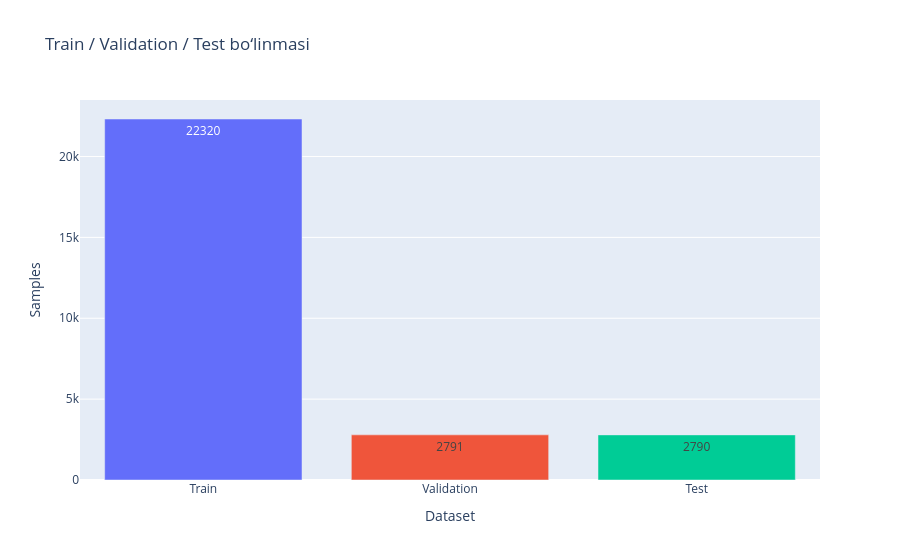

Source (notebook cell):
### Code cell
data_sizes = pd.DataFrame({
    'Dataset': ['Train', 'Validation', 'Test'],
    'Samples': [len(x_train), len(x_val), len(x_test)]
})

fig = px.bar(data_sizes, x='Dataset', y='Samples', color='Dataset',
             title='Train / Validation / Test bo‘linmasi',
             text='Samples')

fig.update_layout(showlegend=False)
fig.show()

### Figure 1 — Plotly figure (JSON) as saved in the notebook; plotly's stock layout.template omitted (floating-point values rounded to 4 significant figures)
{"data": [{"alignmentgroup": "True", "hovertemplate": "Dataset=%{x}<br>Samples=%{text}<extra></extra>", "legendgroup": "Train", "marker": {"color": "#636efa", "pattern": {"shape": ""}}, "name": "Train", "offsetgroup": "Train", "orientation": "v", "showlegend": true, "text": [22320], "textposition": "auto", "type": "bar", "x": ["Train"], "xaxis": "x", "y": [22320], "yaxis": "y"}, {"alignmentgroup": "True", "hovertemplate": "Dataset=%{x}<br>Samples=%{text}<extra></extra>", "legendgroup": "Validation", "marker": {"color": "#EF553B", "pattern": {"shape": ""}}, "name": "Validation", "offsetgroup": "Validation", "orientation": "v", "showlegend": true, "text": [2791], "textposition": "auto", "type": "bar", "x": ["Validation"], "xaxis": "x", "y": [2791], "yaxis": "y"}, {"alignmentgroup": "True", "hovertemplate": "Dataset=%{x}<br>Samples=%{text}<extra></extra>", "legendgroup": "Test", "marker": {"color": "#00cc96", "pattern": {"shape": ""}}, "name": "Test", "offsetgroup": "Test", "orientation": "v", "showlegend": true, "text": [2790], "textposition": "auto", "type": "bar", "x": ["Test"], "xaxis": "x", "y": [2790], "yaxis": "y"}], "layout": {"barmode": "relative", "legend": {"title": {"text": "Dataset"}, "tracegroupgap": 0}, "showlegend": false, "title": {"text": "Train / Validation / Test bo‘linmasi"}, "xaxis": {"anchor": "y", "categoryarray": ["Train", "Validation", "Test"], "categoryorder": "array", "domain": [0, 1], "title": {"text": "Dataset"}}, "yaxis": {"anchor": "x", "domain": [0, 1], "title": {"text": "Samples"}}}}
